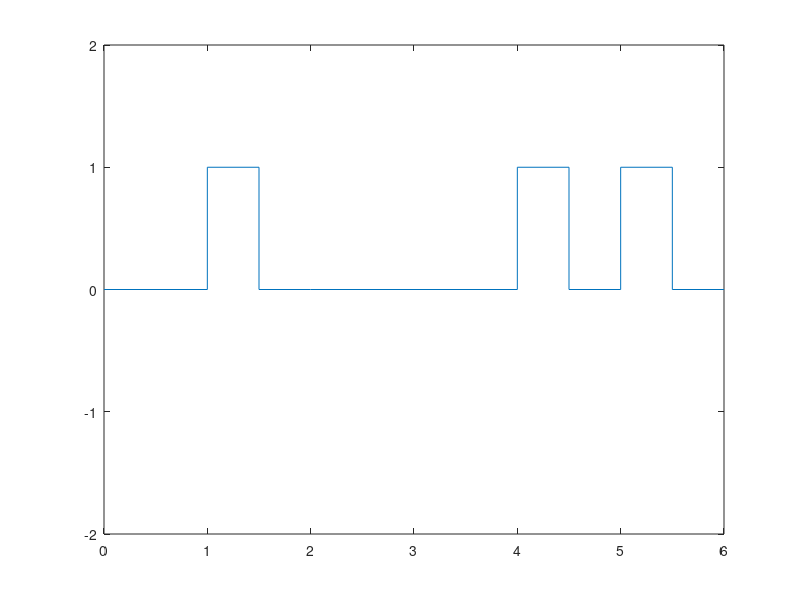

Source code (MATLAB):
load unipolar_rz.txt
m=unipolar_rz;
n=length(m);
x=[];
y=[];
for i=1:n
    if(m(i)==0)
        x=[x i-1 i];
        y=[y 0 0];
    else
        x=[x i-1 i-.5 i-.5 i];
        y=[y 1 1 0 0];
    end
end
plot(x,y),axis([0,n,-2,2])